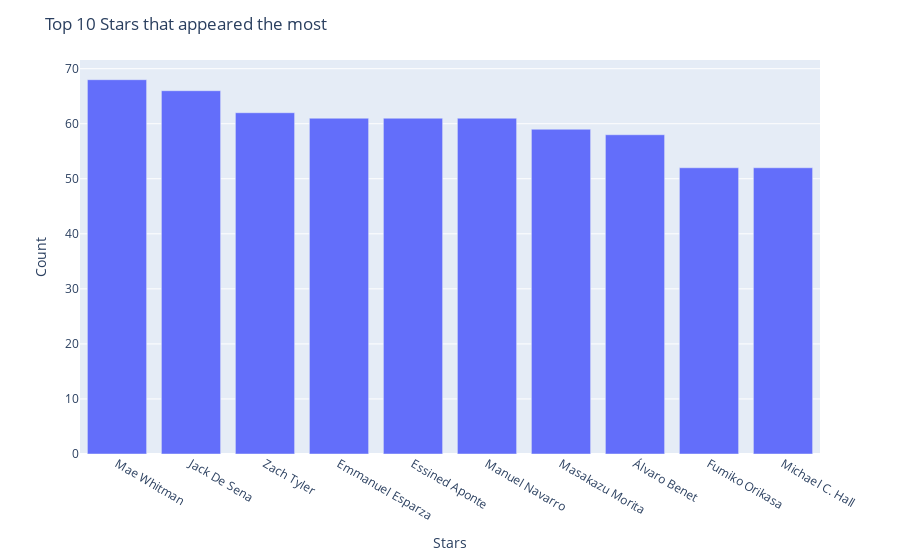

Write notebook code for a chart like this one.
### Markdown cell above
### Stars

### Code cell
stars_list = list()

for stars in movie[movie['Stars'] != ""]['Stars'].to_list():
    stars = stars.split(", ")
    for s in stars:
        stars_list.append(s)

stars_df = pd.DataFrame.from_dict(Counter(stars_list), orient = 'index').rename(columns = {0:'Count'})
stars_df = stars_df.sort_values(by='Count',ascending = False)

fig = px.bar(data_frame = stars_df.head(10),
             x = stars_df.head(10).index, y = 'Count')

fig.update_layout(title = 'Top 10 Stars that appeared the most',
                  xaxis_title = 'Stars',
                  yaxis_title = 'Count')


fig.show()

### Figure 1 — Plotly figure (JSON) as saved in the notebook; plotly's stock layout.template omitted (floating-point values rounded to 4 significant figures)
{"data": [{"alignmentgroup": "True", "hovertemplate": "x=%{x}<br>Count=%{y}<extra></extra>", "legendgroup": "", "marker": {"color": "#636efa", "pattern": {"shape": ""}}, "name": "", "offsetgroup": "", "orientation": "v", "showlegend": false, "textposition": "auto", "type": "bar", "x": ["Mae Whitman", "Jack De Sena", "Zach Tyler", "Emmanuel Esparza", "Essined Aponte", "Manuel Navarro", "Masakazu Morita", "Álvaro Benet", "Fumiko Orikasa", "Michael C. Hall"], "xaxis": "x", "y": [68, 66, 62, 61, 61, 61, 59, 58, 52, 52], "yaxis": "y"}], "layout": {"barmode": "relative", "legend": {"tracegroupgap": 0}, "margin": {"t": 60}, "title": {"text": "Top 10 Stars that appeared the most"}, "xaxis": {"anchor": "y", "domain": [0, 1], "title": {"text": "Stars"}, "type": "category", "range": [-0.5, 9.5], "autorange": true}, "yaxis": {"anchor": "x", "domain": [0, 1], "title": {"text": "Count"}, "type": "linear", "range": [0, 71.58], "autorange": true}, "autosize": true}}
